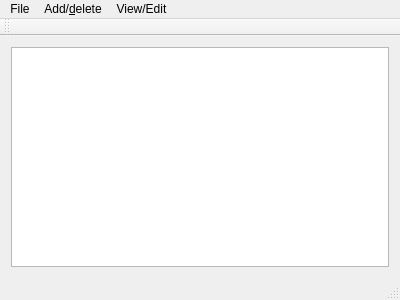
<?xml version="1.0" encoding="UTF-8"?>
<ui version="4.0">
 <class>MainWindow</class>
 <widget class="QMainWindow" name="MainWindow">
  <property name="geometry">
   <rect>
    <x>0</x>
    <y>0</y>
    <width>400</width>
    <height>300</height>
   </rect>
  </property>
  <property name="windowTitle">
   <string>MainWindow</string>
  </property>
  <widget class="QWidget" name="centralWidget">
   <layout class="QGridLayout" name="gridLayout">
    <item row="0" column="0">
     <widget class="QTreeView" name="treeView"/>
    </item>
   </layout>
  </widget>
  <widget class="QMenuBar" name="menuBar">
   <property name="geometry">
    <rect>
     <x>0</x>
     <y>0</y>
     <width>400</width>
     <height>21</height>
    </rect>
   </property>
   <widget class="QMenu" name="menuFile">
    <property name="title">
     <string>File</string>
    </property>
    <addaction name="action_open"/>
    <addaction name="action_Save"/>
    <addaction name="action_Save_As"/>
   </widget>
   <widget class="QMenu" name="menuAdd">
    <property name="title">
     <string>Add/&amp;delete</string>
    </property>
    <addaction name="action_new_artist"/>
    <addaction name="action_new_album"/>
    <addaction name="action_new_song"/>
    <addaction name="action_delete"/>
   </widget>
   <widget class="QMenu" name="menuView_Edit">
    <property name="title">
     <string>View/Edit</string>
    </property>
   </widget>
   <addaction name="menuFile"/>
   <addaction name="menuAdd"/>
   <addaction name="menuView_Edit"/>
  </widget>
  <widget class="QToolBar" name="mainToolBar">
   <attribute name="toolBarArea">
    <enum>TopToolBarArea</enum>
   </attribute>
   <attribute name="toolBarBreak">
    <bool>false</bool>
   </attribute>
  </widget>
  <widget class="QStatusBar" name="statusBar"/>
  <action name="actionAdd">
   <property name="text">
    <string>Add</string>
   </property>
  </action>
  <action name="action_open">
   <property name="text">
    <string>Open</string>
   </property>
  </action>
  <action name="action_Save">
   <property name="text">
    <string>Save</string>
   </property>
  </action>
  <action name="action_Save_As">
   <property name="text">
    <string>Save as...</string>
   </property>
  </action>
  <action name="action_new_artist">
   <property name="text">
    <string>Add artist</string>
   </property>
  </action>
  <action name="action_new_album">
   <property name="text">
    <string>Add album</string>
   </property>
  </action>
  <action name="action_new_song">
   <property name="text">
    <string>Add song</string>
   </property>
  </action>
  <action name="action_delete">
   <property name="text">
    <string>delete</string>
   </property>
  </action>
 </widget>
 <layoutdefault spacing="6" margin="11"/>
 <resources/>
 <connections/>
</ui>
